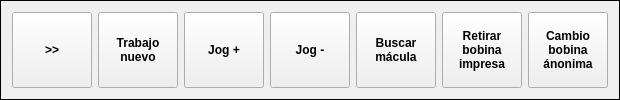
         <widget class="QFrame" name="frame">
          <property name="sizePolicy">
           <sizepolicy hsizetype="Expanding" vsizetype="Preferred">
            <horstretch>10</horstretch>
            <verstretch>1</verstretch>
           </sizepolicy>
          </property>
          <property name="frameShape">
           <enum>QFrame::Box</enum>
          </property>
          <property name="frameShadow">
           <enum>QFrame::Plain</enum>
          </property>
          <layout class="QGridLayout" name="gridLayout_2">
           <item row="0" column="0">
            <widget class="QPushButton" name="m_ToMaquina2">
             <property name="sizePolicy">
              <sizepolicy hsizetype="Expanding" vsizetype="Expanding">
               <horstretch>0</horstretch>
               <verstretch>0</verstretch>
              </sizepolicy>
             </property>
             <property name="minimumSize">
              <size>
               <width>80</width>
               <height>0</height>
              </size>
             </property>
             <property name="maximumSize">
              <size>
               <width>100</width>
               <height>100</height>
              </size>
             </property>
             <property name="font">
              <font>
               <pointsize>9</pointsize>
               <weight>75</weight>
               <bold>true</bold>
              </font>
             </property>
             <property name="text">
              <string>&gt;&gt;</string>
             </property>
            </widget>
           </item>
           <item row="0" column="1">
            <widget class="QPushButton" name="m_TrabajoNuevo">
             <property name="sizePolicy">
              <sizepolicy hsizetype="Expanding" vsizetype="Expanding">
               <horstretch>0</horstretch>
               <verstretch>0</verstretch>
              </sizepolicy>
             </property>
             <property name="minimumSize">
              <size>
               <width>80</width>
               <height>0</height>
              </size>
             </property>
             <property name="maximumSize">
              <size>
               <width>100</width>
               <height>100</height>
              </size>
             </property>
             <property name="font">
              <font>
               <pointsize>9</pointsize>
               <weight>75</weight>
               <bold>true</bold>
              </font>
             </property>
             <property name="text">
              <string>Trabajo
nuevo</string>
             </property>
            </widget>
           </item>
           <item row="0" column="2">
            <widget class="QPushButton" name="m_JogMas">
             <property name="sizePolicy">
              <sizepolicy hsizetype="Expanding" vsizetype="Expanding">
               <horstretch>0</horstretch>
               <verstretch>0</verstretch>
              </sizepolicy>
             </property>
             <property name="minimumSize">
              <size>
               <width>80</width>
               <height>0</height>
              </size>
             </property>
             <property name="maximumSize">
              <size>
               <width>100</width>
               <height>100</height>
              </size>
             </property>
             <property name="font">
              <font>
               <pointsize>9</pointsize>
               <weight>75</weight>
               <bold>true</bold>
              </font>
             </property>
             <property name="text">
              <string>Jog +</string>
             </property>
            </widget>
           </item>
           <item row="0" column="3">
            <widget class="QPushButton" name="m_JogMenos">
             <property name="sizePolicy">
              <sizepolicy hsizetype="Expanding" vsizetype="Expanding">
               <horstretch>0</horstretch>
               <verstretch>0</verstretch>
              </sizepolicy>
             </property>
             <property name="minimumSize">
              <size>
               <width>80</width>
               <height>0</height>
              </size>
             </property>
             <property name="maximumSize">
              <size>
               <width>100</width>
               <height>100</height>
              </size>
             </property>
             <property name="font">
              <font>
               <pointsize>9</pointsize>
               <weight>75</weight>
               <bold>true</bold>
              </font>
             </property>
             <property name="text">
              <string>Jog -</string>
             </property>
            </widget>
           </item>
           <item row="0" column="4">
            <widget class="QPushButton" name="m_BuscarMacula">
             <property name="sizePolicy">
              <sizepolicy hsizetype="Expanding" vsizetype="Expanding">
               <horstretch>0</horstretch>
               <verstretch>0</verstretch>
              </sizepolicy>
             </property>
             <property name="minimumSize">
              <size>
               <width>80</width>
               <height>0</height>
              </size>
             </property>
             <property name="maximumSize">
              <size>
               <width>100</width>
               <height>100</height>
              </size>
             </property>
             <property name="font">
              <font>
               <pointsize>9</pointsize>
               <weight>75</weight>
               <bold>true</bold>
              </font>
             </property>
             <property name="text">
              <string>Buscar
mácula</string>
             </property>
            </widget>
           </item>
           <item row="0" column="5">
            <widget class="QPushButton" name="m_Empalme">
             <property name="sizePolicy">
              <sizepolicy hsizetype="Expanding" vsizetype="Expanding">
               <horstretch>0</horstretch>
               <verstretch>0</verstretch>
              </sizepolicy>
             </property>
             <property name="minimumSize">
              <size>
               <width>80</width>
               <height>0</height>
              </size>
             </property>
             <property name="maximumSize">
              <size>
               <width>100</width>
               <height>100</height>
              </size>
             </property>
             <property name="font">
              <font>
               <pointsize>9</pointsize>
               <weight>75</weight>
               <bold>true</bold>
              </font>
             </property>
             <property name="text">
              <string>Retirar
bobina
impresa</string>
             </property>
            </widget>
           </item>
           <item row="0" column="6">
            <widget class="QPushButton" name="m_BobinaNueva">
             <property name="sizePolicy">
              <sizepolicy hsizetype="Expanding" vsizetype="Expanding">
               <horstretch>0</horstretch>
               <verstretch>0</verstretch>
              </sizepolicy>
             </property>
             <property name="minimumSize">
              <size>
               <width>80</width>
               <height>0</height>
              </size>
             </property>
             <property name="maximumSize">
              <size>
               <width>100</width>
               <height>100</height>
              </size>
             </property>
             <property name="font">
              <font>
               <pointsize>9</pointsize>
               <weight>75</weight>
               <bold>true</bold>
              </font>
             </property>
             <property name="text">
              <string>Cambio
bobina
ánonima</string>
             </property>
            </widget>
           </item>
          </layout>
         </widget>
